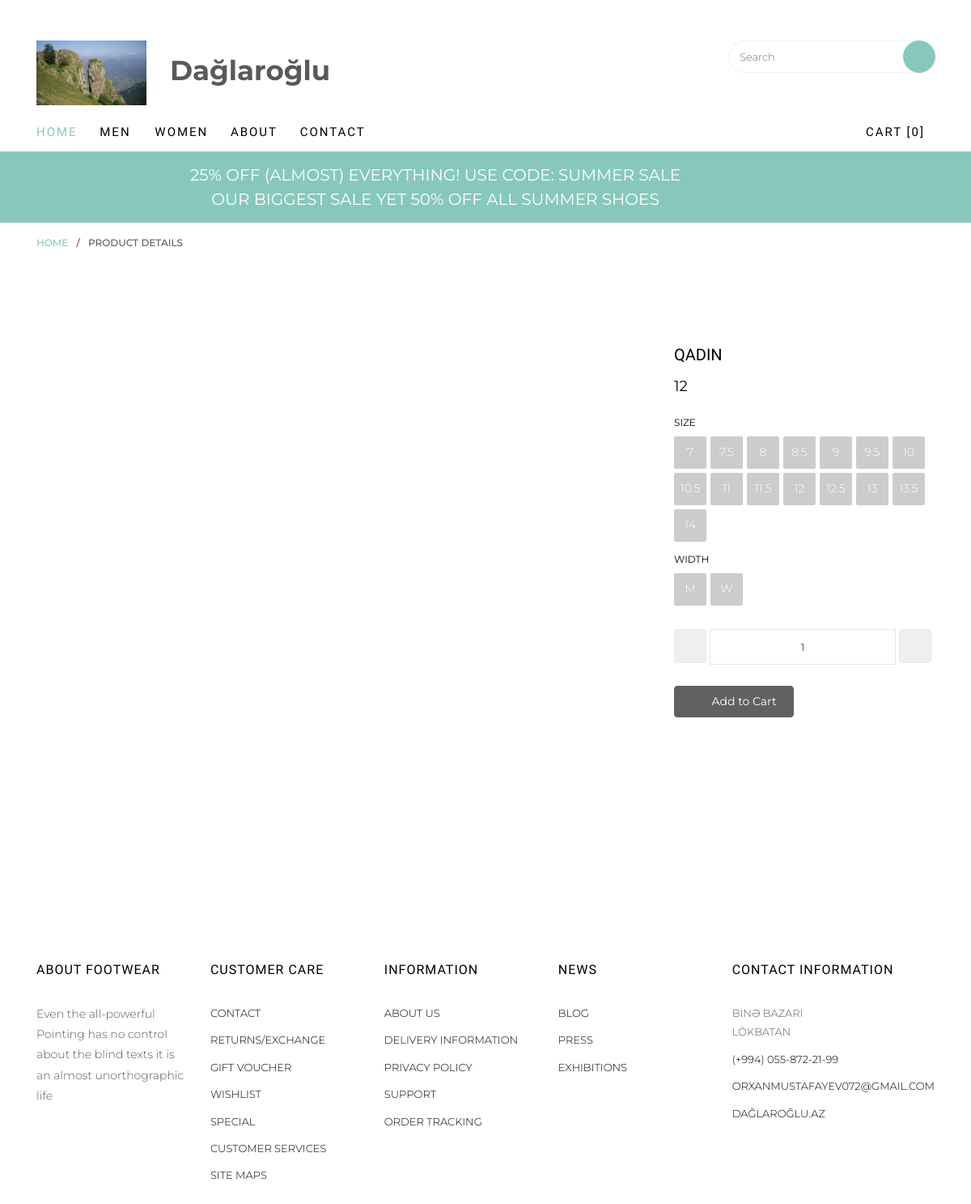
Before: /product/1 with the older database file.
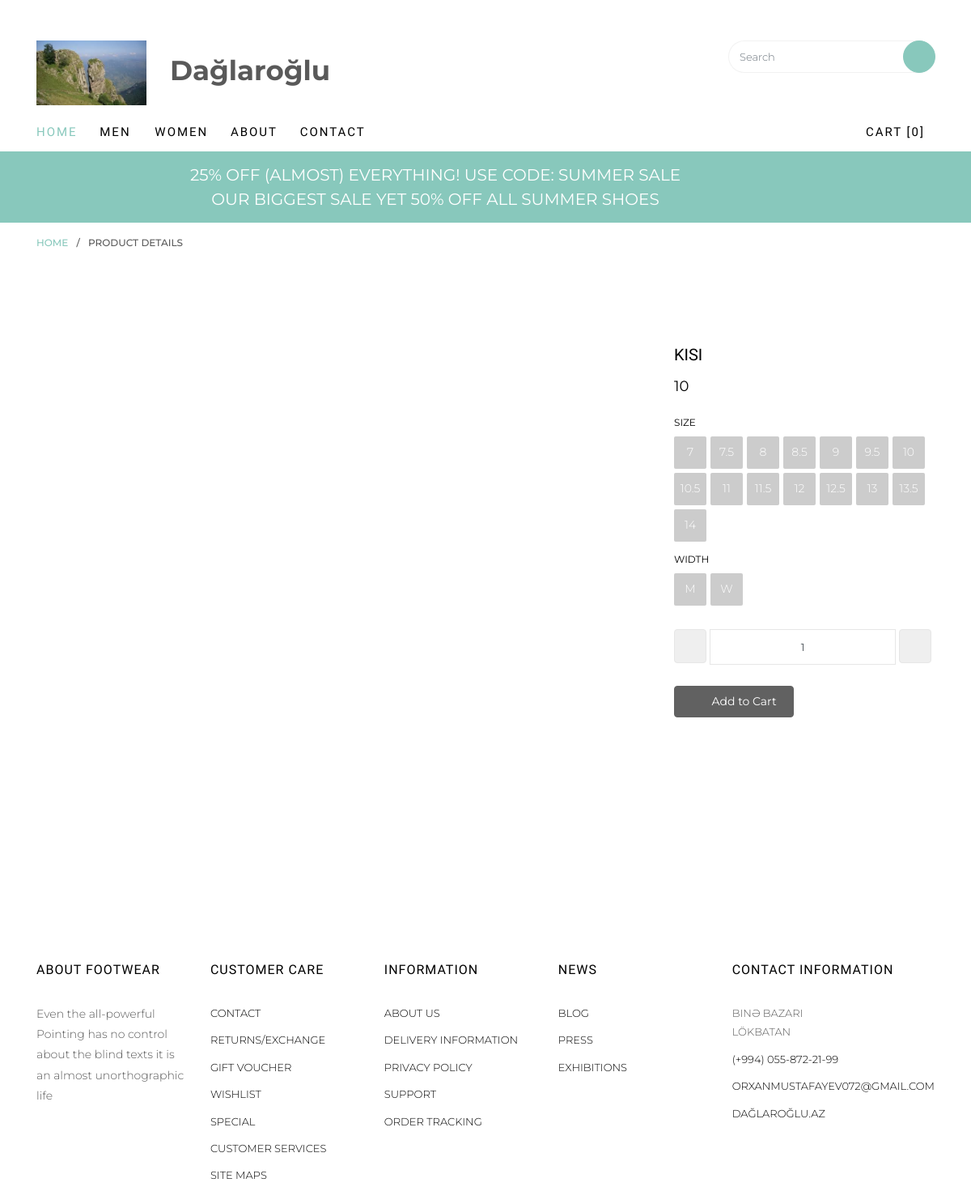
After: the same page with the newer database file.
### models.py (models this page shows)
class Bestsellers(db.Model):
    id = db.Column(db.Integer, primary_key=True)
    cost = db.Column(db.String,nullable=False)
    text = db.Column(db.String,nullable=False)
    image = db.Column(db.String,nullable=False)

### web/routes.py (the view)
@app.route('/product/<int:id>',methods=['GET','POST'])
def product1(id):
    productdetail = Bestsellers.query.filter_by(id=id)
    return render_template("web/product-detail.html",productdetail=productdetail)

### web/templates/web/product-detail.html (shortened to what this page needs)
{% extends "web/base.html" %} {% block body %}
<div class="breadcrumbs">
    <div class="container">
        <div class="row">
            <div class="col">
                <p class="bread"><span><a href="{{ url_for('index') }}">Home</a></span> / <span>Product Details</span>
                </p>
            </div>
        </div>
    </div>
</div>
<div class="colorlib-product">
    <div class="container">
        <div class="row row-pb-lg product-detail-wrap">
            {% for i in productdetail %}
            <div class="col-sm-8">
            </div>
            <div class="col-sm-4">
                <div class="product-desc">
                    <h3>{{i.text}}</h3>
                    <p class="price">
                        <span>{{i.cost}}</span>
                    </p>
                    <div class="size-wrap">
                        <div class="block-26 mb-2">
                            <h4>Size</h4>
                            <ul>
                                <li><a href="#">7</a></li>
                                <li><a href="#">7.5</a></li>
                                <li><a href="#">8</a></li>
                                <li><a href="#">8.5</a></li>
                                <li><a href="#">9</a></li>
                                <li><a href="#">9.5</a></li>
                                <li><a href="#">10</a></li>
                                <li><a href="#">10.5</a></li>
                                <li><a href="#">11</a></li>
                                <li><a href="#">11.5</a></li>
                                <li><a href="#">12</a></li>
                                <li><a href="#">12.5</a></li>
                                <li><a href="#">13</a></li>
                                <li><a href="#">13.5</a></li>
                                <li><a href="#">14</a></li>
                            </ul>
                        </div>
                        <div class="block-26 mb-4">
                            <h4>Width</h4>
                            <ul>
                                <li><a href="#">M</a></li>
                                <li><a href="#">W</a></li>
                            </ul>
                        </div>
                    </div>
                    <div class="input-group mb-4">
                        <span class="input-group-btn">
                            <button type="button" class="quantity-left-minus btn" data-type="minus" data-field="">
                                <i class="icon-minus2"></i>
                            </button>
                        </span>
                        <input type="text" id="quantity" name="quantity" class="form-control input-number" value="1"
                            min="1" max="100">
                        <span class="input-group-btn ml-1">
                            <button type="button" class="quantity-right-plus btn" data-type="plus" data-field="">
                                <i class="icon-plus2"></i>
                            </button>
                        </span>
                    </div>
                    <div class="row">
                        <div class="col-sm-12 text-center">
                            <p class="addtocart"><a href="{{ url_for('cart') }}" class="btn btn-primary btn-addtocart"><i
                                        class="icon-shopping-cart"></i> Add to Cart</a></p>
                        </div>
                    </div>
                </div>
            </div>
            {%endfor%}
        </div>
    </div>
</div>
{% endblock %}

### web/templates/web/base.html (shortened to what this page needs)
<!DOCTYPE HTML>
<html>
<head>
    <link rel="stylesheet" href="../../static/css/animate.css">
    <link rel="stylesheet" href="../../static/css/icomoon.css">
    <link rel="stylesheet" href="../../static/css/ionicons.min.css">
    <link rel="stylesheet" href="../../static/css/bootstrap.min.css">
    <link rel="stylesheet" href="../../static/css/magnific-popup.css">
    <link rel="stylesheet" href="../../static/css/flexslider.css">
    <link rel="stylesheet" href="../../static/css/owl.carousel.min.css">
    <link rel="stylesheet" href="../../static/css/owl.theme.default.min.css">
    <link rel="stylesheet" href="../../static/css/bootstrap-datepicker.css">
    <link rel="stylesheet" href="../../static/fonts/flaticon/font/flaticon.css">
    <link rel="stylesheet" href="../../static/css/style.css">
</head>
<body>
    <div id="page">
        <nav class="colorlib-nav" role="navigation">
            <div class="top-menu">
                <div class="container">
                    <div class="row">
                        <div class="col-sm-7 col-md-9">
                            <div id="colorlib-logo"><a href="{{ url_for('index') }}">Dağlaroğlu</a></div>
                            <img class="image" src="../../static/images/images.jfif" alt="logo">
                        </div>
                        <div class="col-sm-5 col-md-3">
                            <form action="#" class="search-wrap">
                                <div class="form-group">
                                    <input type="search" class="form-control search" placeholder="Search">
                                    <button class="btn btn-primary submit-search text-center" type="submit"><i class="icon-search"></i></button>
                                </div>
                            </form>
                        </div>
                    </div>
                    <div class="row">
                        <div class="col-sm-12 text-left menu-1">
                            <ul>
                                <li class="active"><a href="{{ url_for('index') }}">Home</a></li>
                                <li class="has-dropdown">
                                    <a href="{{ url_for('men') }}">Men</a>
                                </li>
                                <li><a href="{{ url_for('women') }}">Women</a></li>
                                <li><a href="{{ url_for('about') }}">About</a></li>
                                <li><a href="{{ url_for('contact') }}">Contact</a></li>
                                <li class="cart"><a href="{{ url_for('cart') }}"><i class="icon-shopping-cart"></i> Cart [0]</a></li>
                            </ul>
                        </div>
                    </div>
                </div>
            </div>
            <div class="sale">
                <div class="container">
                    <div class="row">
                        <div class="col-sm-8 offset-sm-2 text-center">
                            <div class="row">
                                <div class="owl-carousel2">
                                    <div class="item">
                                        <div class="col">
                                            <h3><a href="#">25% off (Almost) Everything! Use Code: Summer Sale</a></h3>
                                        </div>
                                    </div>
                                    <div class="item">
                                        <div class="col">
                                            <h3><a href="#">Our biggest sale yet 50% off all summer shoes</a></h3>
                                        </div>
                                    </div>
                                </div>
                            </div>
                        </div>
                    </div>
                </div>
            </div>
        </nav>
        {% block body %} {% endblock %}
        <footer id="colorlib-footer" role="contentinfo">
            <div class="container">
                <div class="row row-pb-md">
                    <div class="col footer-col colorlib-widget">
                        <h4>About Footwear</h4>
                        <p>Even the all-powerful Pointing has no control about the blind texts it is an almost unorthographic life</p>
                        <p>
                            <ul class="colorlib-social-icons">
                                <li><a href="#"><i class="icon-twitter"></i></a></li>
                                <li><a href="#"><i class="icon-facebook"></i></a></li>
                                <li><a href="#"><i class="icon-linkedin"></i></a></li>
                                <li><a href="#"><i class="icon-dribbble"></i></a></li>
                            </ul>
                        </p>
                    </div>
                    <div class="col footer-col colorlib-widget">
                        <h4>Customer Care</h4>
                        <p>
                            <ul class="colorlib-footer-links">
                                <li><a href="#">Contact</a></li>
                                <li><a href="#">Returns/Exchange</a></li>
                                <li><a href="#">Gift Voucher</a></li>
                                <li><a href="#">Wishlist</a></li>
                                <li><a href="#">Special</a></li>
                                <li><a href="#">Customer Services</a></li>
                                <li><a href="#">Site maps</a></li>
                            </ul>
                        </p>
                    </div>
                    <div class="col footer-col colorlib-widget">
                        <h4>Information</h4>
                        <p>
                            <ul class="colorlib-footer-links">
                                <li><a href="#">About us</a></li>
                                <li><a href="#">Delivery Information</a></li>
                                <li><a href="#">Privacy Policy</a></li>
                                <li><a href="#">Support</a></li>
                                <li><a href="#">Order Tracking</a></li>
                            </ul>
                        </p>
                    </div>
                    <div class="col footer-col">
                        <h4>News</h4>
                        <ul class="colorlib-footer-links">
                            <li><a href="blog.html">Blog</a></li>
                            <li><a href="#">Press</a></li>
                            <li><a href="#">Exhibitions</a></li>
                        </ul>
                    </div>
                    <div class="col footer-col">
                        <h4>Contact Information</h4>
                        <ul class="colorlib-footer-links">
                            <li>Binə Bazarı <br> Lökbatan</li>
                            <li><a href="tel://0558722199">(+994) 055-872-21-99</a></li>
                            <li><a href="mailto:orxanmustafayev072@gmail.com">orxanmustafayev072@gmail.com</a></li>
                            <li><a href="#">dağlaroğlu.az</a></li>
                        </ul>
                    </div>
                </div>
            </div>
        </footer>
    </div>
</body>
</html>

### web/static/css/icomoon.css (style rules this page uses)
[class^="icon-"], [class*=" icon-"] { font-family: 'icomoon' !important; font-style: normal; font-weight: normal; font-variant: normal; text-transform: none; line-height: 1; -webkit-font-smoothing: antialiased; -moz-osx-font-smoothing: grayscale; }
.icon-minus2:before { content: "\e994"; }
.icon-plus2:before { content: "\e9af"; }
.icon-shopping-cart:before { content: "\e9c8"; }
.icon-search:before { content: "\ebfd"; }
.icon-facebook:before { content: "\ed07"; }
.icon-twitter:before { content: "\ed0d"; }
.icon-dribbble:before { content: "\ed1e"; }
.icon-linkedin:before { content: "\ed40"; }

Changed rows visible on the page:
removed Bestsellers: text "QADIN", cost "12"
added Bestsellers: text "KISI", cost "10"
